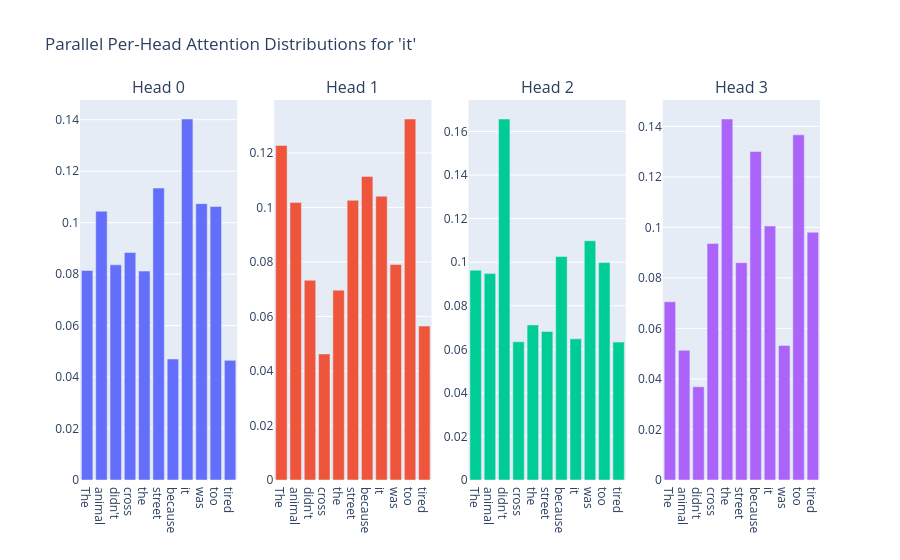

The notebook cell saved with this chart:
### Markdown cell above
## 5. Multi-Head Attention (Parallelizing Information)

Instead of a single attention operation over `D_model`, we split `D_model` into multiple "heads". 
Watch how the shape transforms dynamically using `.reshape()` and `.transpose()` to compute attention in parallel!

### Code cell
num_heads = 4
head_dim = d_model // num_heads

print(f"[bold magenta]d_model:[/bold magenta] {d_model}")
print(f"[bold magenta]num_heads:[/bold magenta] {num_heads}")
print(f"[bold magenta]head_dim:[/bold magenta] {head_dim}  (Notice {num_heads} * {head_dim} = {d_model})\n")

# 1. Project to Q, K, V (using the same projections for simplicity)
Q_mha = q_proj(X)  # [N, d_model]
K_mha = k_proj(X)
V_mha = v_proj(X)

# 2. Reshape to split into multiple heads
# Shape goes from [N, d_model] -> [N, num_heads, head_dim]
Q_split = Q_mha.reshape(len(tokens), num_heads, head_dim)
K_split = K_mha.reshape(len(tokens), num_heads, head_dim)
V_split = V_mha.reshape(len(tokens), num_heads, head_dim)
print(f"[bold cyan]Step 2: Reshape[/bold cyan] (Splitting heads)")
print(f"Q_split shape: [bold yellow]{tuple(Q_split.shape)}[/bold yellow]  --> [N, Num_Heads, Head_Dim]\n")

# 3. Transpose so heads are the first dimension for batch matrix multiplication
# Shape goes from [N, num_heads, head_dim] -> [num_heads, N, head_dim]
Q_trans = Q_split.transpose(0, 1)
K_trans = K_split.transpose(0, 1)
V_trans = V_split.transpose(0, 1)
print(f"[bold cyan]Step 3: Transpose[/bold cyan] (Preparing for parallel attention)")
print(f"Q_trans shape: [bold yellow]{tuple(Q_trans.shape)}[/bold yellow]  --> [Num_Heads, N, Head_Dim]\n")

# 4. Compute Attention independently for each head in one operation!
# [num_heads, N, head_dim] @ [num_heads, head_dim, N] -> [num_heads, N, N]
scores_mha = Q_trans @ K_trans.transpose(-2, -1) / math.sqrt(head_dim)
weights_mha = torch.softmax(scores_mha, dim=-1)
print(f"[bold cyan]Step 4: Parallel Attention[/bold cyan]")
print(f"MHA Weights shape: [bold yellow]{tuple(weights_mha.shape)}[/bold yellow]  --> [Num_Heads, N, N]\n")

# 5. Weighted sum of Values
# [num_heads, N, N] @ [num_heads, N, head_dim] -> [num_heads, N, head_dim]
out_mha_split = weights_mha @ V_trans
print(f"[bold cyan]Step 5: Weighted Sum[/bold cyan]")
print(f"MHA Output (per head) shape: [bold yellow]{tuple(out_mha_split.shape)}[/bold yellow]  --> [Num_Heads, N, Head_Dim]\n")

# 6. Concatenate heads back together
# Transpose back to [N, num_heads, head_dim], then flatten back to [N, d_model]
out_mha_concat = out_mha_split.transpose(0, 1).reshape(len(tokens), d_model)
print(f"[bold cyan]Step 6: Concatenation[/bold cyan]")
print(f"out_mha_concat shape: [bold yellow]{tuple(out_mha_concat.shape)}[/bold yellow]  --> [N, D_model]\n")

# 7. Final linear projection
out_proj = nn.Linear(d_model, d_model)
out_mha_final = out_proj(out_mha_concat)
print(f"[bold cyan]Step 7: Final Projection[/bold cyan]")
print(f"Final MHA Output shape: [bold green]{tuple(out_mha_final.shape)}[/bold green]  --> [N, D_model]\n")

# Visualize the diverse attention patterns of the 4 heads!
query_default = 7
fig = make_subplots(rows=1, cols=num_heads, subplot_titles=[f"Head {h}" for h in range(num_heads)])
for h in range(num_heads):
    fig.add_trace(go.Bar(x=tokens, y=weights_mha[h, query_default].detach().numpy(), showlegend=False), row=1, col=h + 1)
fig.update_layout(title=f"Parallel Per-Head Attention Distributions for '{tokens[query_default]}'")

### Figure 1 — Plotly figure (JSON) as saved in the notebook; plotly's stock layout.template omitted (floating-point values rounded to 4 significant figures)
{"data": [{"showlegend": false, "type": "bar", "x": ["The", "animal", "didn't", "cross", "the", "street", "because", "it", "was", "too", "tired"], "xaxis": "x", "y": [0.08143, 0.1045, 0.0836, 0.0884, 0.08118, 0.1134, 0.04703, 0.1403, 0.1074, 0.1063, 0.0465], "yaxis": "y"}, {"showlegend": false, "type": "bar", "x": ["The", "animal", "didn't", "cross", "the", "street", "because", "it", "was", "too", "tired"], "xaxis": "x2", "y": [0.1228, 0.1019, 0.0733, 0.04625, 0.06967, 0.1026, 0.1114, 0.1041, 0.07908, 0.1325, 0.05648], "yaxis": "y2"}, {"showlegend": false, "type": "bar", "x": ["The", "animal", "didn't", "cross", "the", "street", "because", "it", "was", "too", "tired"], "xaxis": "x3", "y": [0.09633, 0.09476, 0.1657, 0.06344, 0.0712, 0.0682, 0.1026, 0.0648, 0.1098, 0.09982, 0.06331], "yaxis": "y3"}, {"showlegend": false, "type": "bar", "x": ["The", "animal", "didn't", "cross", "the", "street", "because", "it", "was", "too", "tired"], "xaxis": "x4", "y": [0.07056, 0.05133, 0.03691, 0.09361, 0.1429, 0.08604, 0.1301, 0.1005, 0.05328, 0.1366, 0.0981], "yaxis": "y4"}], "layout": {"annotations": [{"font": {"size": 16}, "showarrow": false, "text": "Head 0", "x": 0.1062, "xanchor": "center", "xref": "paper", "y": 1, "yanchor": "bottom", "yref": "paper"}, {"font": {"size": 16}, "showarrow": false, "text": "Head 1", "x": 0.3688, "xanchor": "center", "xref": "paper", "y": 1, "yanchor": "bottom", "yref": "paper"}, {"font": {"size": 16}, "showarrow": false, "text": "Head 2", "x": 0.6313, "xanchor": "center", "xref": "paper", "y": 1, "yanchor": "bottom", "yref": "paper"}, {"font": {"size": 16}, "showarrow": false, "text": "Head 3", "x": 0.8938, "xanchor": "center", "xref": "paper", "y": 1, "yanchor": "bottom", "yref": "paper"}], "title": {"text": "Parallel Per-Head Attention Distributions for 'it'"}, "xaxis": {"anchor": "y", "domain": [0, 0.2125]}, "xaxis2": {"anchor": "y2", "domain": [0.2625, 0.475]}, "xaxis3": {"anchor": "y3", "domain": [0.525, 0.7375]}, "xaxis4": {"anchor": "y4", "domain": [0.7875, 1]}, "yaxis": {"anchor": "x", "domain": [0, 1]}, "yaxis2": {"anchor": "x2", "domain": [0, 1]}, "yaxis3": {"anchor": "x3", "domain": [0, 1]}, "yaxis4": {"anchor": "x4", "domain": [0, 1]}}}
